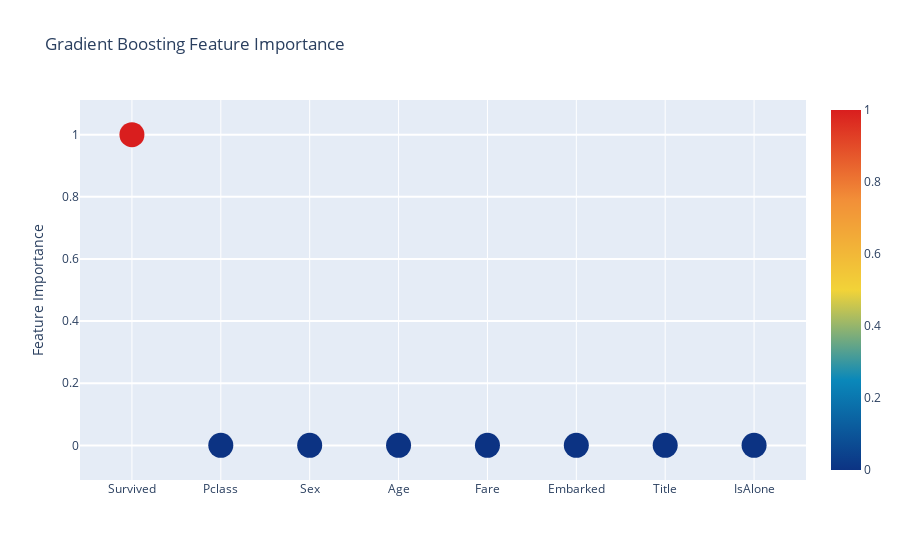

The code cell stored with this chart in its notebook:
### Code cell
# Scatter plot 
trace = go.Scatter(
    y = feature_dataframe['Gradient Boost feature importances'].values,
    x = feature_dataframe['features'].values,
    mode='markers',
    marker=dict(
        sizemode = 'diameter',
        sizeref = 1,
        size = 25,
#       size= feature_dataframe['AdaBoost feature importances'].values,
        #color = np.random.randn(500), #set color equal to a variable
        color = feature_dataframe['Gradient Boost feature importances'].values,
        colorscale='Portland',
        showscale=True
    ),
    text = feature_dataframe['features'].values
)
data = [trace]

layout= go.Layout(
    autosize= True,
    title= 'Gradient Boosting Feature Importance',
    hovermode= 'closest',
#     xaxis= dict(
#         title= 'Pop',
#         ticklen= 5,
#         zeroline= False,
#         gridwidth= 2,
#     ),
    yaxis=dict(
        title= 'Feature Importance',
        ticklen= 5,
        gridwidth= 2
    ),
    showlegend= False
)
fig = go.Figure(data=data, layout=layout)
py.iplot(fig,filename='scatter2010')

### Figure 1 — Plotly figure (JSON) as saved in the notebook; plotly's stock layout.template omitted (floating-point values rounded to 4 significant figures)
{"data": [{"marker": {"color": [1, 3.286e-15, 1.042e-15, 7.258e-16, 2.356e-15, 1.985e-16, 2.323e-15, 5.95e-16], "colorscale": [[0, "rgb(12,51,131)"], [0.25, "rgb(10,136,186)"], [0.5, "rgb(242,211,56)"], [0.75, "rgb(242,143,56)"], [1, "rgb(217,30,30)"]], "showscale": true, "size": 25, "sizemode": "diameter", "sizeref": 1}, "mode": "markers", "text": ["Survived", "Pclass", "Sex", "Age", "Fare", "Embarked", "Title", "IsAlone"], "type": "scatter", "x": ["Survived", "Pclass", "Sex", "Age", "Fare", "Embarked", "Title", "IsAlone"], "y": [1, 3.286e-15, 1.042e-15, 7.258e-16, 2.356e-15, 1.985e-16, 2.323e-15, 5.95e-16]}], "layout": {"autosize": true, "hovermode": "closest", "showlegend": false, "title": {"text": "Gradient Boosting Feature Importance"}, "yaxis": {"gridwidth": 2, "ticklen": 5, "title": {"text": "Feature Importance"}}}}
